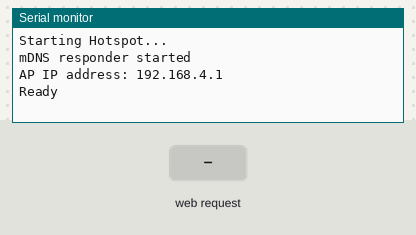
This sketch was run on a simulated ESP32. Parts: the last lines printed to the serial monitor. Inputs (shaded band) come from the test bench. Storage starts empty; the camera gives no picture.

Above: at 1.5 s.
1.6 s: HTTP request GET / received
At 2.8 s:
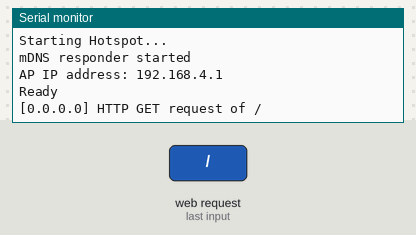
3.1 s: HTTP request GET /style.css received
At 4.2 s:
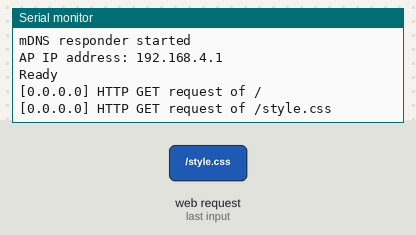
4.6 s: HTTP request GET /virtualjoystick.js received
At 5.4 s:
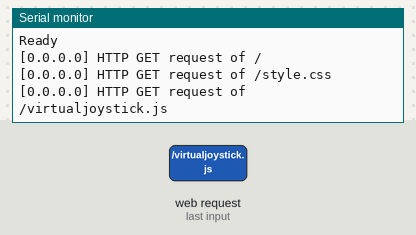

Measured:
- after the input at 1.6 s, the serial monitor: prints a new line at once (image 1)
- after the input at 3.1 s, the serial monitor: prints a new line at once (image 2)
- after the input at 4.6 s, the serial monitor: prints a new line at once (image 3)

The sketch:

CameraWebServer.ino
```cpp
#include "esp_camera.h"
#include <WiFi.h>
#include <WiFiAP.h>
#include <ESPmDNS.h>
#include <SPIFFS.h>
#include <ESPAsyncWebServer.h>

//
// WARNING!!! Make sure that you have either selected ESP32 Wrover Module,
//            or another board which has PSRAM enabled
//

// Select camera model
//#define CAMERA_MODEL_WROVER_KIT
//#define CAMERA_MODEL_ESP_EYE
//#define CAMERA_MODEL_M5STACK_PSRAM
//#define CAMERA_MODEL_M5STACK_WIDE
#define CAMERA_MODEL_AI_THINKER

#include "camera_pins.h"

const char* ssid = "ESP32-CAM";
const char* password = "passwort";

void index_h(){

  }

void startCameraServer();

AsyncWebServer server(80);

// Callback: send homepage
void onIndexRequest(AsyncWebServerRequest *request) {
  IPAddress remote_ip = request->client()->remoteIP();
  Serial.println("[" + remote_ip.toString() +
                  "] HTTP GET request of " + request->url());
  request->send(SPIFFS, "/index.html", "text/html");
}

// Callback: send style sheet
void onCSSRequest(AsyncWebServerRequest *request) {
  IPAddress remote_ip = request->client()->remoteIP();
  Serial.println("[" + remote_ip.toString() +
                  "] HTTP GET request of " + request->url());
  request->send(SPIFFS, "/style.css", "text/css");
}

void onjoystickRequest(AsyncWebServerRequest *request) {
  IPAddress remote_ip = request->client()->remoteIP();
  Serial.println("[" + remote_ip.toString() +
                  "] HTTP GET request of " + request->url());
  request->send(SPIFFS, "/virtualjoystick.js", "text/javascript");
}

// Callback: send 404 if requested file does not exist
void onPageNotFound(AsyncWebServerRequest *request) {
  IPAddress remote_ip = request->client()->remoteIP();
  Serial.println("[" + remote_ip.toString() +
                  "] HTTP GET request of " + request->url());
  request->send(404, "text/plain", "Not found");
}

void setup() {
  Serial.begin(115200);
  Serial.setDebugOutput(true);
  Serial.println();

  // Make sure we can read the file system
  if( !SPIFFS.begin()){
    Serial.println("Error mounting SPIFFS");
    while(1);
  }

  camera_config_t config;
  config.ledc_channel = LEDC_CHANNEL_0;
  config.ledc_timer = LEDC_TIMER_0;
  config.pin_d0 = Y2_GPIO_NUM;
  config.pin_d1 = Y3_GPIO_NUM;
  config.pin_d2 = Y4_GPIO_NUM;
  config.pin_d3 = Y5_GPIO_NUM;
  config.pin_d4 = Y6_GPIO_NUM;
  config.pin_d5 = Y7_GPIO_NUM;
  config.pin_d6 = Y8_GPIO_NUM;
  config.pin_d7 = Y9_GPIO_NUM;
  config.pin_xclk = XCLK_GPIO_NUM;
  config.pin_pclk = PCLK_GPIO_NUM;
  config.pin_vsync = VSYNC_GPIO_NUM;
  config.pin_href = HREF_GPIO_NUM;
  config.pin_sscb_sda = SIOD_GPIO_NUM;
  config.pin_sscb_scl = SIOC_GPIO_NUM;
  config.pin_pwdn = PWDN_GPIO_NUM;
  config.pin_reset = RESET_GPIO_NUM;
  config.xclk_freq_hz = 20000000;
  config.pixel_format = PIXFORMAT_JPEG;
  //init with high specs to pre-allocate larger buffers
  if(psramFound()){
    config.frame_size = FRAMESIZE_UXGA;
    config.jpeg_quality = 10;
    config.fb_count = 2;
  } else {
    config.frame_size = FRAMESIZE_SVGA;
    config.jpeg_quality = 12;
    config.fb_count = 1;
  }

#if defined(CAMERA_MODEL_ESP_EYE)
  pinMode(13, INPUT_PULLUP);
  pinMode(14, INPUT_PULLUP);
#endif

  // camera init
  esp_err_t err = esp_camera_init(&config);
  if (err != ESP_OK) {
    Serial.printf("Camera init failed with error 0x%x", err);
    return;
  }

  sensor_t * s = esp_camera_sensor_get();
  //initial sensors are flipped vertically and colors are a bit saturated
  if (s->id.PID == OV3660_PID) {
    s->set_vflip(s, 1);//flip it back
    s->set_brightness(s, 1);//up the blightness just a bit
    s->set_saturation(s, -2);//lower the saturation
  }
  //drop down frame size for higher initial frame rate
  s->set_framesize(s, FRAMESIZE_QVGA);

#if defined(CAMERA_MODEL_M5STACK_WIDE)
  s->set_vflip(s, 1);
  s->set_hmirror(s, 1);
#endif

  Serial.println("Starting Hotspot...");
  WiFi.softAP(ssid, password);
  IPAddress myIP = WiFi.softAPIP();

  if (!MDNS.begin("esp32")) {
        Serial.println("Error setting up MDNS responder!");
        while(1) {
            delay(1000);
        }
    }
  Serial.println("mDNS responder started");

  startCameraServer();

  Serial.print("AP IP address: ");
  Serial.println(myIP);
  MDNS.addService("http", "tcp", 80);
  Serial.println("Ready");


  // On HTTP request for root, provide index.html file
  server.on("/", HTTP_GET, onIndexRequest);

  // On HTTP request for style sheet, provide style.css
  server.on("/style.css", HTTP_GET, onCSSRequest);

  server.on("/virtualjoystick.js", HTTP_GET, onjoystickRequest);

  // Handle requests for pages that do not exist
  server.onNotFound(onPageNotFound);

  // Start web server
  server.begin();
}

void loop() {
  // put your main code here, to run repeatedly:
}
```

camera_pins.h
```cpp
#if defined(CAMERA_MODEL_WROVER_KIT)
#define PWDN_GPIO_NUM    -1
#define RESET_GPIO_NUM   -1
#define XCLK_GPIO_NUM    21
#define SIOD_GPIO_NUM    26
#define SIOC_GPIO_NUM    27

#define Y9_GPIO_NUM      35
#define Y8_GPIO_NUM      34
#define Y7_GPIO_NUM      39
#define Y6_GPIO_NUM      36
#define Y5_GPIO_NUM      19
#define Y4_GPIO_NUM      18
#define Y3_GPIO_NUM       5
#define Y2_GPIO_NUM       4
#define VSYNC_GPIO_NUM   25
#define HREF_GPIO_NUM    23
#define PCLK_GPIO_NUM    22

#elif defined(CAMERA_MODEL_ESP_EYE)
#define PWDN_GPIO_NUM    -1
#define RESET_GPIO_NUM   -1
#define XCLK_GPIO_NUM    4
#define SIOD_GPIO_NUM    18
#define SIOC_GPIO_NUM    23

#define Y9_GPIO_NUM      36
#define Y8_GPIO_NUM      37
#define Y7_GPIO_NUM      38
#define Y6_GPIO_NUM      39
#define Y5_GPIO_NUM      35
#define Y4_GPIO_NUM      14
#define Y3_GPIO_NUM      13
#define Y2_GPIO_NUM      34
#define VSYNC_GPIO_NUM   5
#define HREF_GPIO_NUM    27
#define PCLK_GPIO_NUM    25

#elif defined(CAMERA_MODEL_M5STACK_PSRAM)
#define PWDN_GPIO_NUM     -1
#define RESET_GPIO_NUM    15
#define XCLK_GPIO_NUM     27
#define SIOD_GPIO_NUM     25
#define SIOC_GPIO_NUM     23

#define Y9_GPIO_NUM       19
#define Y8_GPIO_NUM       36
#define Y7_GPIO_NUM       18
#define Y6_GPIO_NUM       39
#define Y5_GPIO_NUM        5
#define Y4_GPIO_NUM       34
#define Y3_GPIO_NUM       35
#define Y2_GPIO_NUM       32
#define VSYNC_GPIO_NUM    22
#define HREF_GPIO_NUM     26
#define PCLK_GPIO_NUM     21

#elif defined(CAMERA_MODEL_M5STACK_WIDE)
#define PWDN_GPIO_NUM     -1
#define RESET_GPIO_NUM    15
#define XCLK_GPIO_NUM     27
#define SIOD_GPIO_NUM     22
#define SIOC_GPIO_NUM     23

#define Y9_GPIO_NUM       19
#define Y8_GPIO_NUM       36
#define Y7_GPIO_NUM       18
#define Y6_GPIO_NUM       39
#define Y5_GPIO_NUM        5
#define Y4_GPIO_NUM       34
#define Y3_GPIO_NUM       35
#define Y2_GPIO_NUM       32
#define VSYNC_GPIO_NUM    25
#define HREF_GPIO_NUM     26
#define PCLK_GPIO_NUM     21

#elif defined(CAMERA_MODEL_AI_THINKER)
#define PWDN_GPIO_NUM     32
#define RESET_GPIO_NUM    -1
#define XCLK_GPIO_NUM      0
#define SIOD_GPIO_NUM     26
#define SIOC_GPIO_NUM     27

#define Y9_GPIO_NUM       35
#define Y8_GPIO_NUM       34
#define Y7_GPIO_NUM       39
#define Y6_GPIO_NUM       36
#define Y5_GPIO_NUM       21
#define Y4_GPIO_NUM       19
#define Y3_GPIO_NUM       18
#define Y2_GPIO_NUM        5
#define VSYNC_GPIO_NUM    25
#define HREF_GPIO_NUM     23
#define PCLK_GPIO_NUM     22

#else
#error "Camera model not selected"
#endif
```
